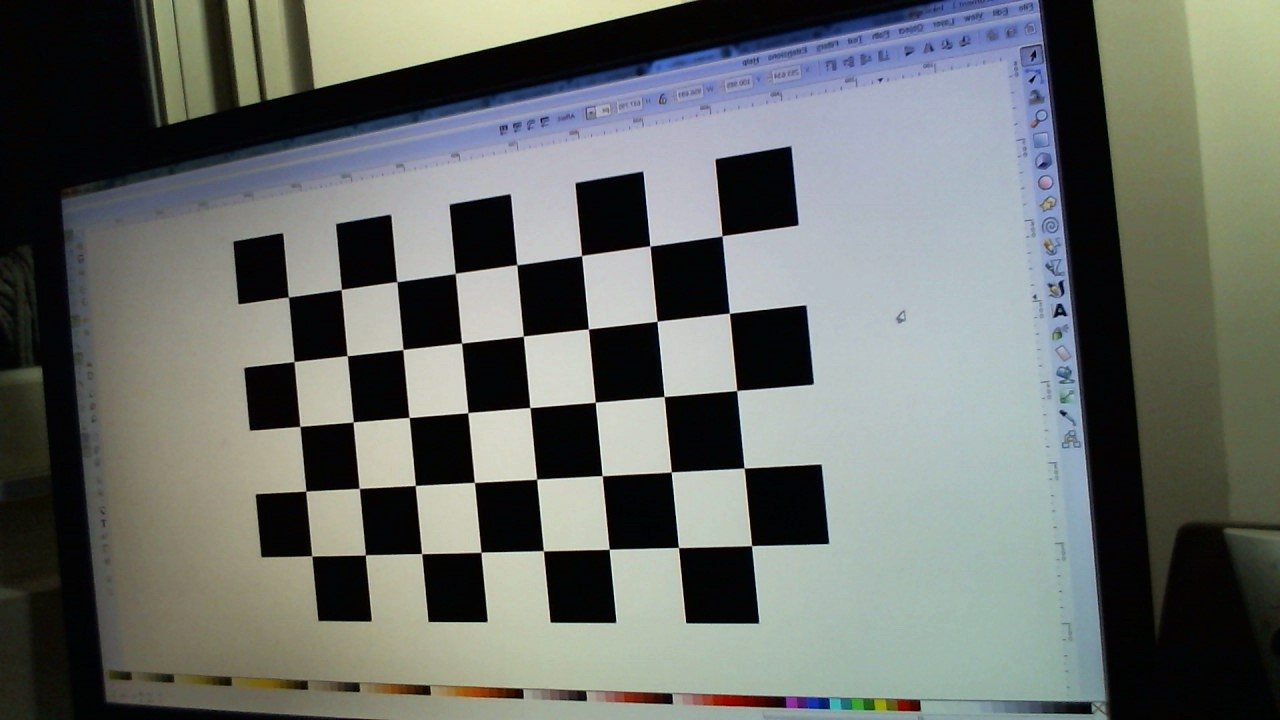
#> input picture experiments/camera_calibration/origin/WIN_20150504_003630.JPG, 1280 x 720 px; its folder holds only this picture in this run
$ python calibrate.py origin/WIN_20150504_003630.JPG   (Python 2 division)
#> lines starting #> are read from the running program, lines starting #| are printed output that depends on the picture
#!/usr/bin/env python

import numpy as np
import cv2
import os
from common import splitfn

USAGE = '''
This example is copied from opencv 2.4.9
the origin file is opencv2\sources\samples\python2\calibrate.py

simple usage: >>>python calibrate.py
    this will generate camera_parameters.npz containing the following calibration data:
    mtx, dist, rvecs, tvecs

    what are they? I know mtx = camera_matrix becaues it is required by AR_static.py and AR_realtime.py
    I don't know about the other ones. Go figure it out!

complex: >>>python calibrate.py [--save <filename>] [--debug <output path>] [--square_size] [<image mask>]
    I haven't try this.


    written by fatcloud 2015/5/4
'''


if __name__ == '__main__':
    import sys, getopt
    from glob import glob

    args, img_mask = getopt.getopt(sys.argv[1:], '', ['save=', 'debug=', 'square_size='])
    args = dict(args)
    try: img_mask = img_mask[0]
    except: img_mask = './origin/*.jpg'
    img_names = glob(img_mask)
    debug_dir = args.get('--debug')
    square_size = float(args.get('--square_size', 1.0))

    pattern_size = (8, 5)
    pattern_points = np.zeros( (np.prod(pattern_size), 3), np.float32 )
    pattern_points[:,:2] = np.indices(pattern_size).T.reshape(-1, 2)
    pattern_points *= square_size

    obj_points = []
    img_points = []
    h, w = 0, 0
    for fn in img_names:
        print 'processing %s...' % fn,
        img = cv2.imread(fn, 0)
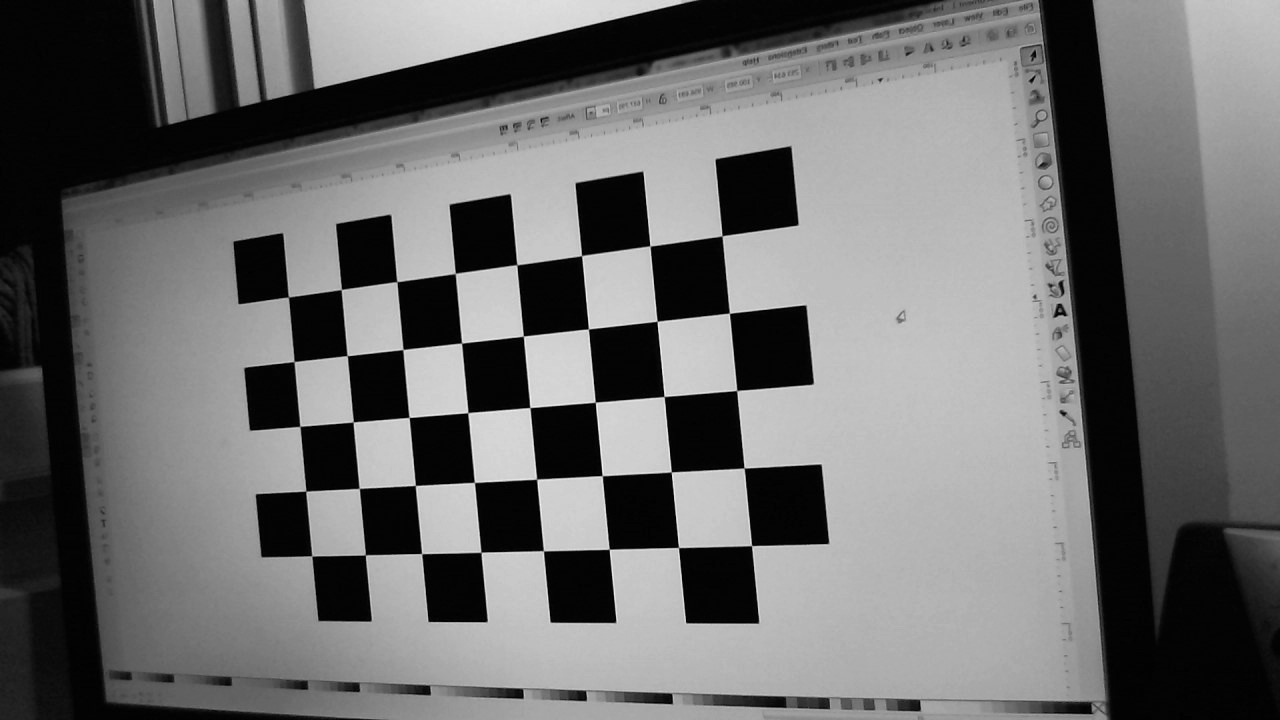
#> img: shape (720, 1280); min 0, max 247, mean 108.8
        h, w = img.shape[:2]
#> h = 720; w = 1280
        found, corners = cv2.findChessboardCorners(img, pattern_size)
#> found = True; corners = 40 rows, first 8: [288.5, 297], [341.4, 289.5], [397, 281.7], [455.3, 273.4], [516.9, 264.8], [581.5, 255.6], [650, 245.9], [722, 236]
        if found:
            term = ( cv2.TERM_CRITERIA_EPS + cv2.TERM_CRITERIA_COUNT, 30, 0.1 )
            cv2.cornerSubPix(img, corners, (5, 5), (-1, -1), term)
        if debug_dir:
            vis = cv2.cvtColor(img, cv2.COLOR_GRAY2BGR)
            cv2.drawChessboardCorners(vis, pattern_size, corners, found)
            path, name, ext = splitfn(fn)
            cv2.imwrite('%s/%s_chess.bmp' % (debug_dir, name), vis)
        if not found:
            print 'chessboard not found'
            continue
        img_points.append(corners.reshape(-1, 2))
        obj_points.append(pattern_points)

        print 'ok'

#> (the run stopped early here; a loop or call above may not have finished)

$ run again, on experiments/camera_calibration/origin/WIN_20150504_003714.JPG
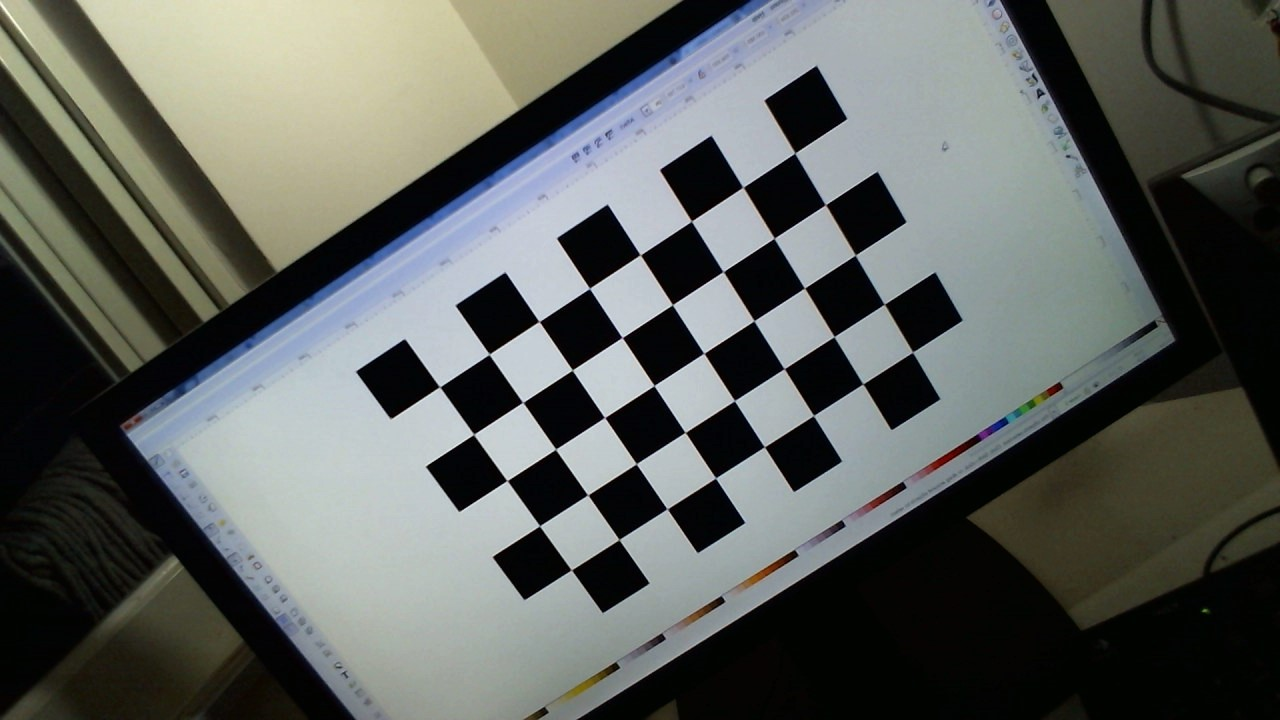
#> input picture experiments/camera_calibration/origin/WIN_20150504_003714.JPG, 1280 x 720 px
#> `img = cv2.imread(fn, 0)`:
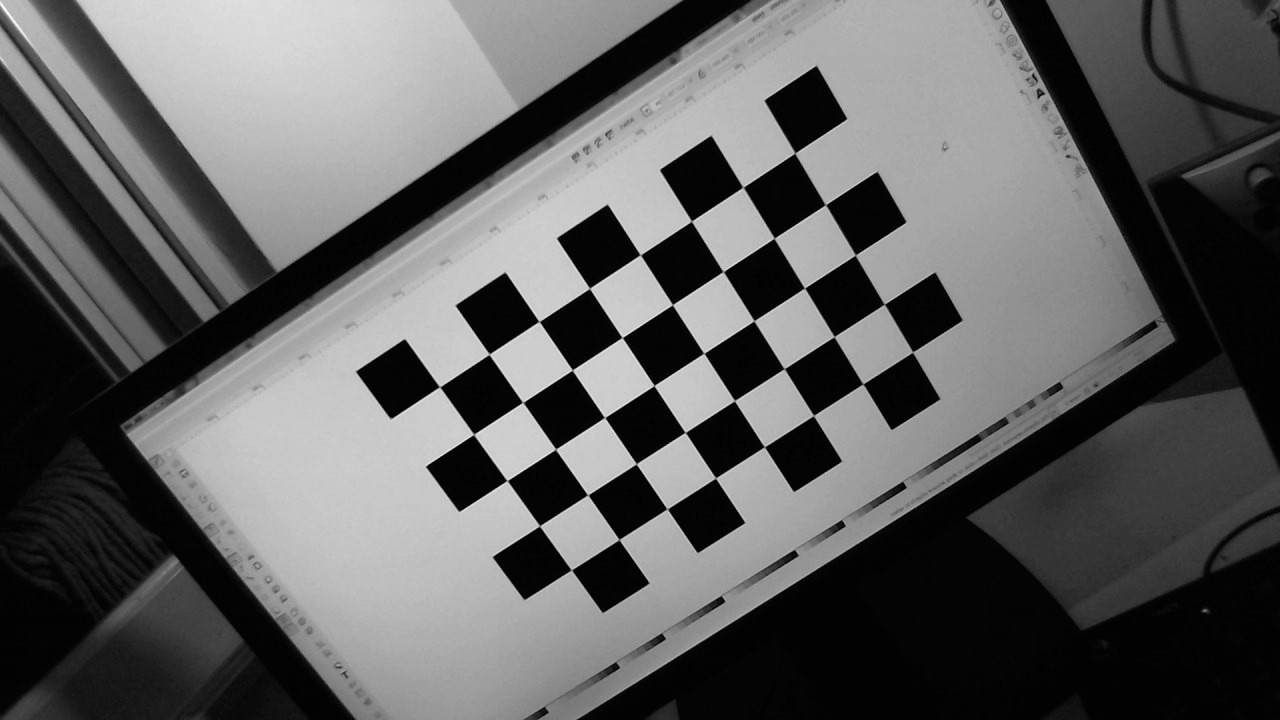
#> img: shape (720, 1280); min 0, max 255, mean 95.7
#> found = True; corners = 40 rows, first 8: [439.7, 386.8], [489.4, 354.2], [539.2, 321.6], [589.5, 288.5], [640.3, 254.9], [691.4, 221], [743, 187.3], [794.7, 153.1]

$ run again, on experiments/camera_calibration/origin/WIN_20150504_003731.JPG
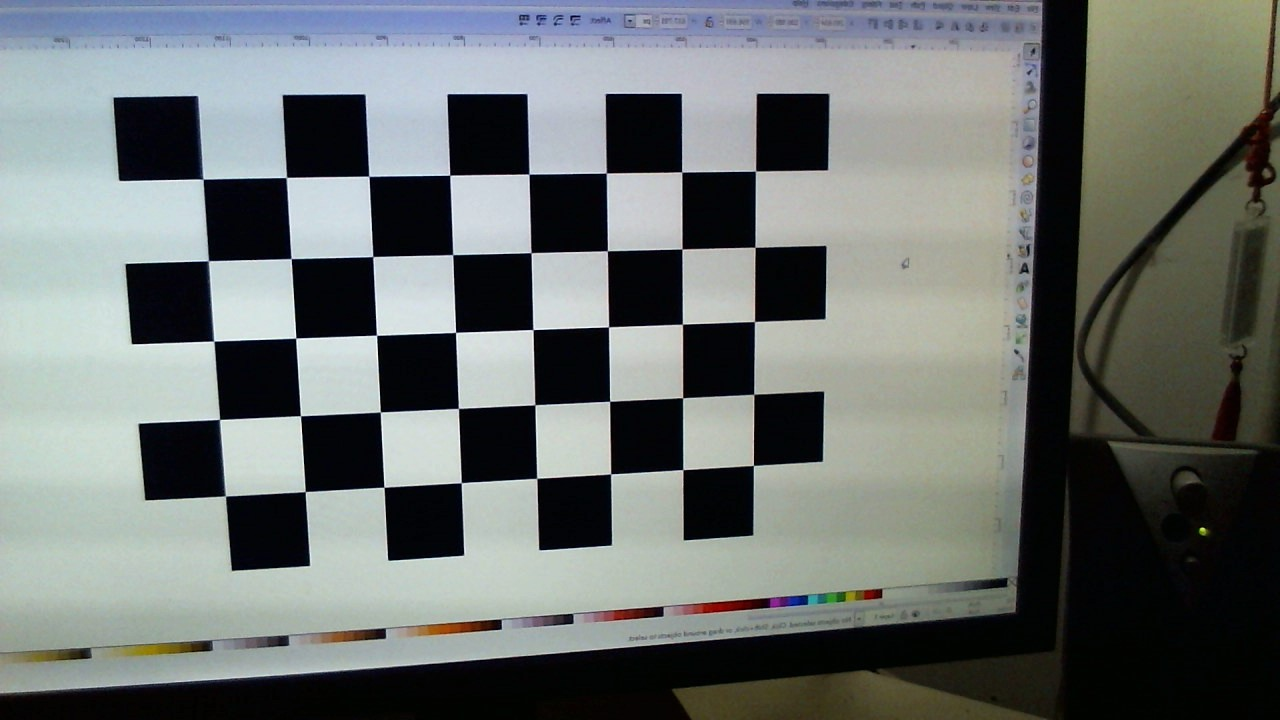
#> input picture experiments/camera_calibration/origin/WIN_20150504_003731.JPG, 1280 x 720 px
#> `img = cv2.imread(fn, 0)`:
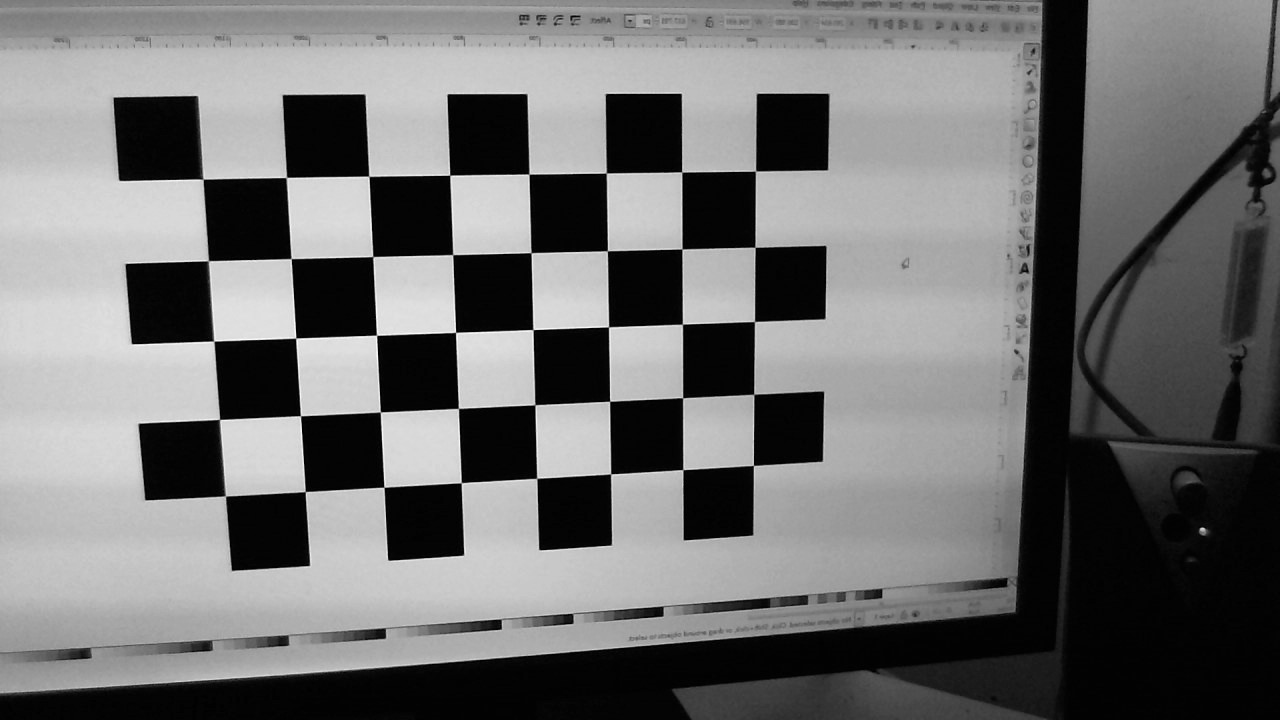
#> img: shape (720, 1280); min 0, max 255, mean 112.1
#> found = True; corners = 40 rows, first 8: [203.3, 179.3], [286.4, 177.4], [368.8, 176.3], [449.7, 175.2], [529, 174.2], [606.2, 172.9], [681.7, 172], [755.5, 171]

$ run again, on experiments/camera_calibration/origin/WIN_20150504_003742.JPG
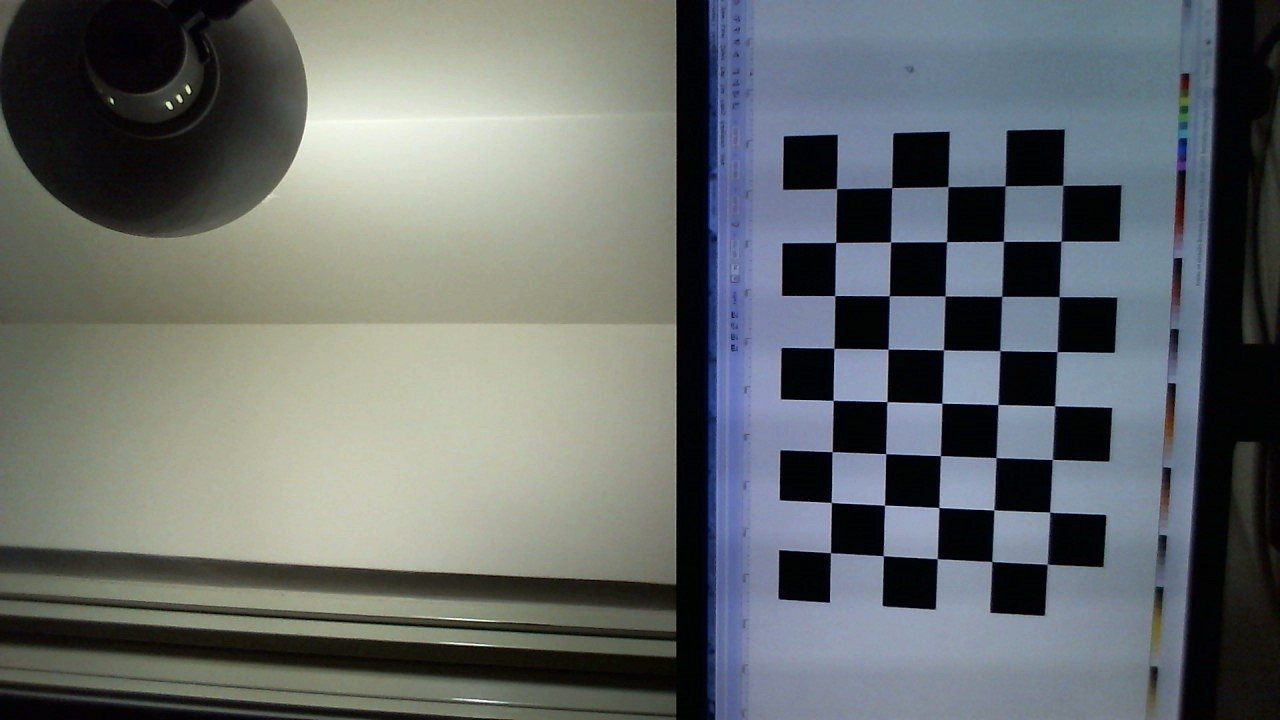
#> input picture experiments/camera_calibration/origin/WIN_20150504_003742.JPG, 1280 x 720 px
#> `img = cv2.imread(fn, 0)`:
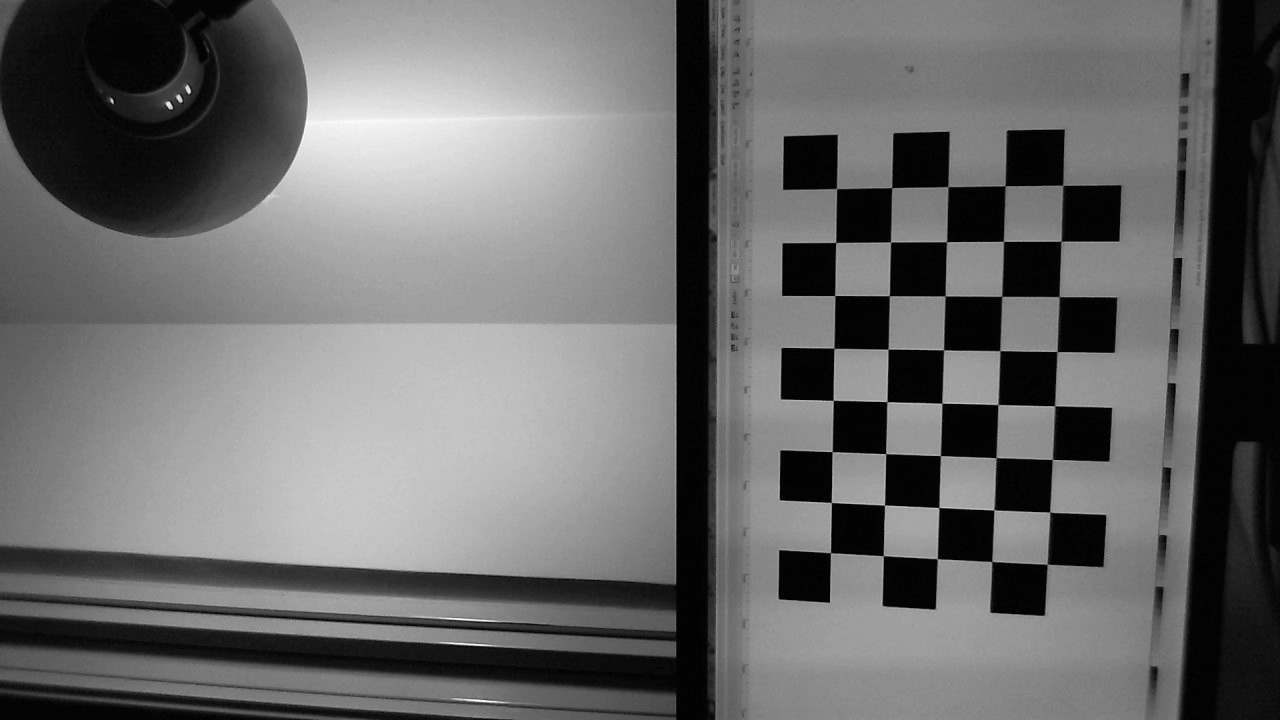
#> img: shape (720, 1280); min 0, max 255, mean 106.6
#> found = True; corners = 40 rows, first 8: [830.4, 552.6], [831.3, 502.5], [832.1, 451.7], [833.1, 400.3], [834.1, 348.3], [835, 295.7], [835.7, 241.8], [836.8, 188.6]

$ run again, on experiments/camera_calibration/origin/WIN_20150504_003636.JPG
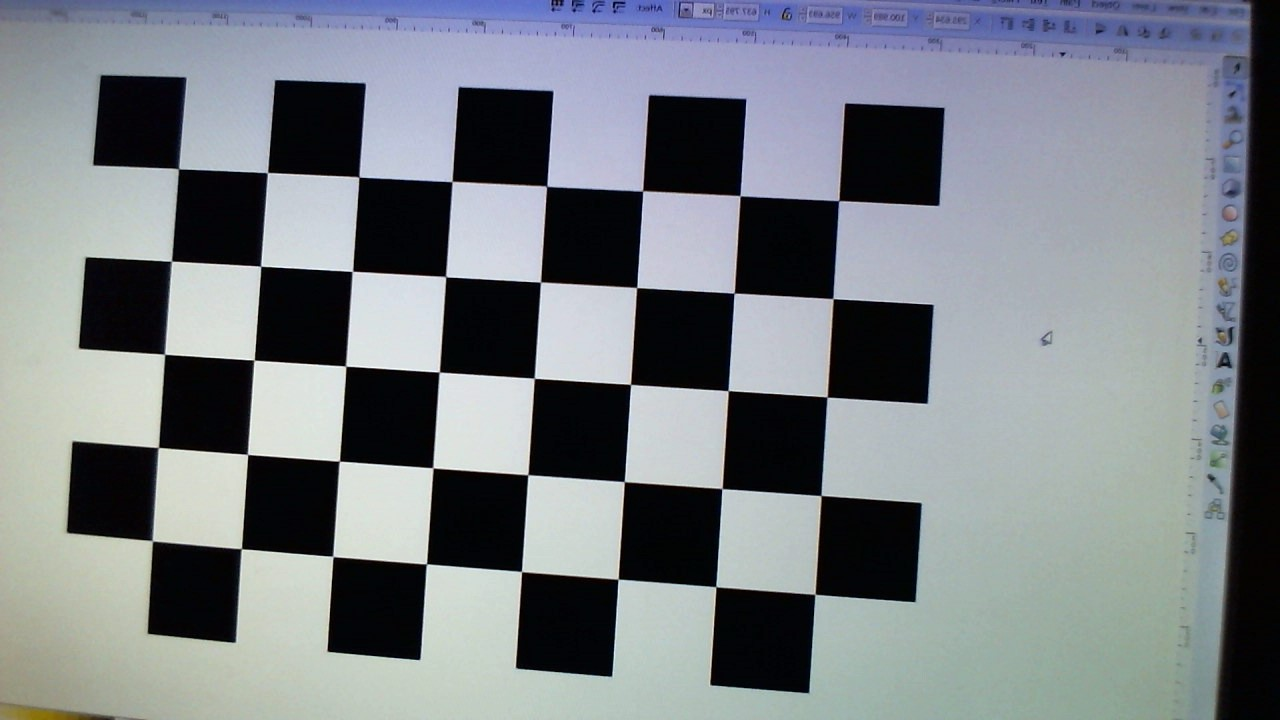
#> input picture experiments/camera_calibration/origin/WIN_20150504_003636.JPG, 1280 x 720 px
#> `img = cv2.imread(fn, 0)`:
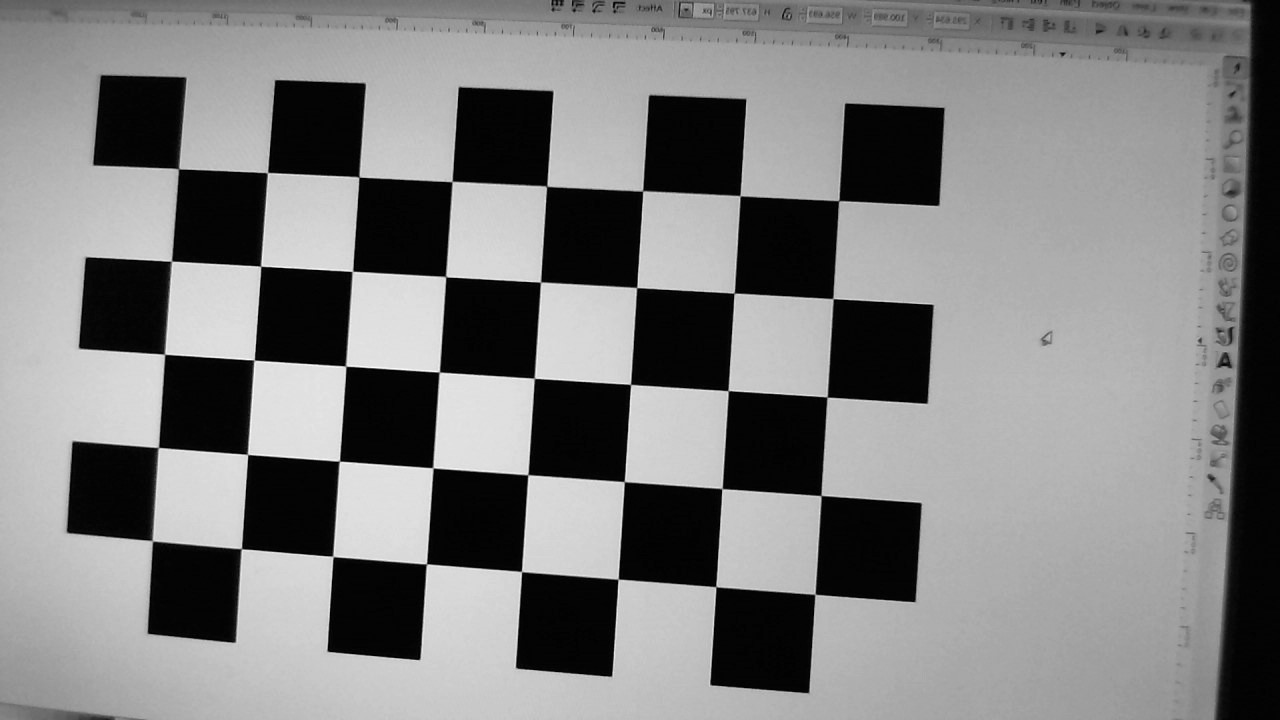
#> img: shape (720, 1280); min 0, max 255, mean 126.7
#> found = True; corners = 40 rows, first 8: [178.7, 168.9], [267.4, 172.7], [359, 177.3], [452, 181.5], [546.6, 186.3], [642.5, 191], [739.9, 195.8], [838.6, 200.7]
